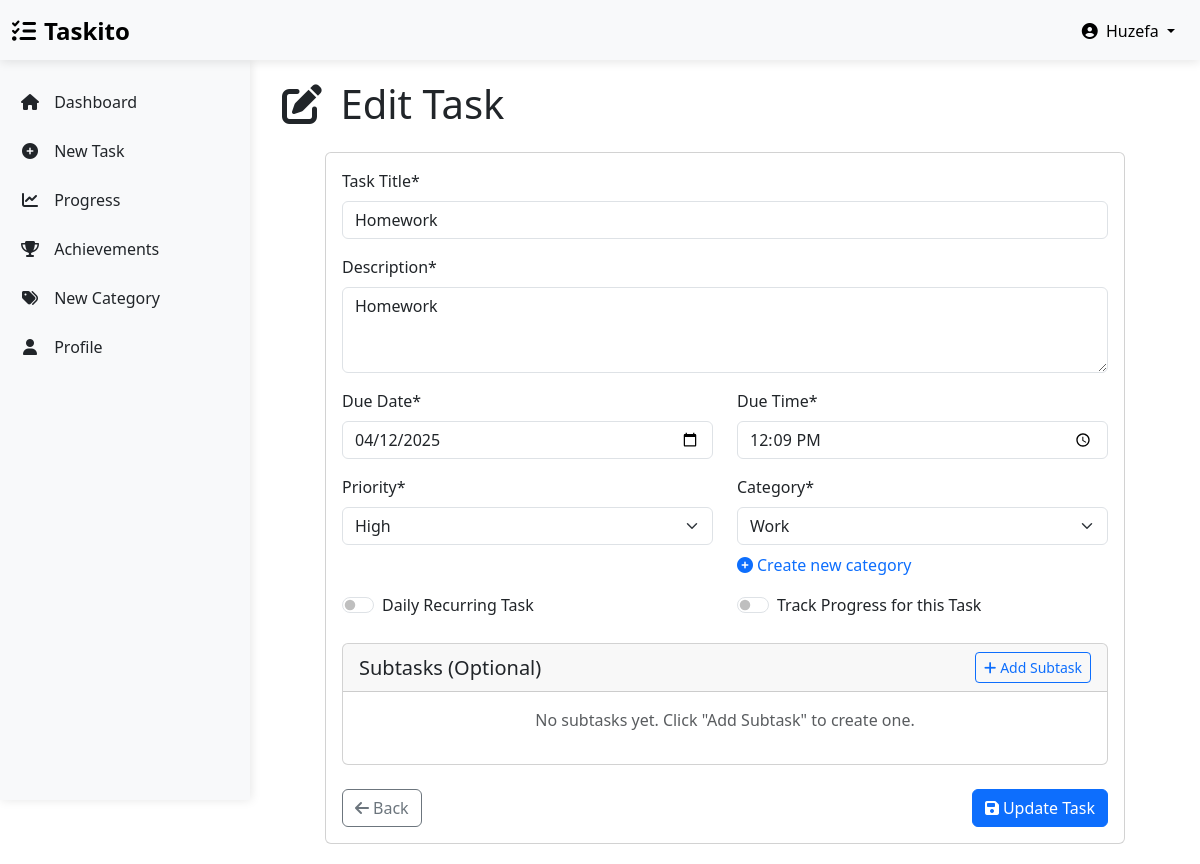
/task/10/edit (signed in), run on the app's committed database.
### models.py (models this page shows, shortened)
class User(UserMixin, db.Model):
    id = db.Column(db.Integer, primary_key=True)
    username = db.Column(db.String(64), index=True, nullable=False)
    email = db.Column(db.String(120), index=True, unique=True, nullable=False)
    password_hash = db.Column(db.String(256), nullable=False)
    joined_at = db.Column(db.DateTime, default=datetime.utcnow)
    tasks = db.relationship('Task', backref='user', lazy='dynamic', cascade='all, delete-orphan')
    categories = db.relationship('Category', backref='user', lazy='dynamic', cascade='all, delete-orphan')
    achievements = db.relationship('Achievement', backref='user', lazy='dynamic', cascade='all, delete-orphan')

class Task(db.Model):
    id = db.Column(db.Integer, primary_key=True)
    title = db.Column(db.String(100), nullable=False)
    description = db.Column(db.Text, nullable=False)
    due_date = db.Column(db.Date, nullable=False)
    due_time = db.Column(db.Time, nullable=False)
    created_at = db.Column(db.DateTime, default=datetime.utcnow)
    last_updated = db.Column(db.DateTime, default=datetime.utcnow, onupdate=datetime.utcnow)
    priority = db.Column(db.Integer, nullable=False)
    status = db.Column(db.Integer, default=0)
    progress = db.Column(db.Integer, default=0)
    track_progress = db.Column(db.Boolean, default=False)
    is_recurring = db.Column(db.Boolean, default=False)
    is_completed = db.Column(db.Boolean, default=False)
    completed_at = db.Column(db.DateTime, nullable=True)
    user_id = db.Column(db.Integer, db.ForeignKey('user.id'), nullable=False)
    category_id = db.Column(db.Integer, db.ForeignKey('category.id'), nullable=False)
    subtasks = db.relationship('SubTask', backref='task', lazy='dynamic', cascade='all, delete-orphan')

### routes.py (the view, shortened to what this page needs)
@app.route('/task/<int:task_id>/edit', methods=['GET', 'POST'])
@login_required
def edit_task(task_id):
    task = Task.query.filter_by(id=task_id, user_id=current_user.id).first_or_404()
    form = TaskForm(obj=task)
    form.category_id.choices = [
        (c.id, c.name) for c in Category.query.filter_by(user_id=current_user.id).all()
    ]
    if request.method == 'GET':
        while len(form.subtasks) > 0:
            form.subtasks.pop_entry()
        for subtask in task.subtasks:
            form.subtasks.append_entry({
                'title': subtask.title,
                'is_completed': subtask.is_completed
            })
    return render_template('task_form.html', title='Edit Task', form=form, task=task)

### forms.py
class TaskForm(FlaskForm):
    title = StringField('Task Title', validators=[DataRequired(), Length(max=100)])
    description = TextAreaField('Description', validators=[DataRequired()])
    due_date = DateField('Due Date', validators=[DataRequired()])
    due_time = TimeField('Due Time', validators=[DataRequired()])
    priority = SelectField('Priority', choices=[
        (3, 'High'),
        (2, 'Medium'),
        (1, 'Low')
    ], coerce=int, validators=[DataRequired()])
    category_id = SelectField('Category', coerce=int, validators=[DataRequired()])
    is_recurring = BooleanField('Daily Recurring Task')
    track_progress = BooleanField('Track Progress for this Task')
    subtasks = FieldList(FormField(SubTaskForm), min_entries=0)
    add_subtask = SubmitField('Add Subtask')
    submit = SubmitField('Save Task')

### app.py (called while the page is built)
    @login_manager.user_loader
    def load_user(user_id):
        return User.query.get(int(user_id))

### templates/task_form.html (shortened to what this page needs)
{% extends "base.html" %}
{% block content %}
<div class="container-fluid">
    <h1 class="mb-4">
        <i class="fas fa-{% if task %}edit{% else %}plus-circle{% endif %} me-2"></i>
        {% if task %}Edit Task{% else %}New Task{% endif %}
    </h1>
    <div class="card form-container">
        <div class="card-body">
            <form method="post" action="{% if task %}{{ url_for('edit_task', task_id=task.id) }}{% else %}{{ url_for('new_task') }}{% endif %}">
                <div class="mb-3">
                    <label for="{{ form.title.id }}" class="form-label">Task Title*</label>
                    {{ form.title(class="form-control", placeholder="Enter task title") }}
                </div>
                <div class="mb-3">
                    <label for="{{ form.description.id }}" class="form-label">Description*</label>
                    {{ form.description(class="form-control", rows=3, placeholder="Enter task description") }}
                </div>
                <div class="row">
                    <div class="col-md-6 mb-3">
                        <label for="{{ form.due_date.id }}" class="form-label">Due Date*</label>
                        {{ form.due_date(class="form-control", type="date") }}
                    </div>
                    <div class="col-md-6 mb-3">
                        <label for="{{ form.due_time.id }}" class="form-label">Due Time*</label>
                        {{ form.due_time(class="form-control", type="time") }}
                    </div>
                </div>
                <div class="row">
                    <div class="col-md-6 mb-3">
                        <label for="{{ form.priority.id }}" class="form-label">Priority*</label>
                        {{ form.priority(class="form-select") }}
                    </div>
                    <div class="col-md-6 mb-3">
                        <label for="{{ form.category_id.id }}" class="form-label">Category*</label>
                        {{ form.category_id(class="form-select") }}
                        <div class="mt-2">
                            <a href="{{ url_for('new_category') }}" class="text-decoration-none">
                                <i class="fas fa-plus-circle me-1"></i>Create new category
                            </a>
                        </div>
                    </div>
                </div>
                <div class="row mb-4">
                    <div class="col-md-6">
                        <div class="form-check form-switch">
                            {{ form.is_recurring(class="form-check-input") }}
                            <label class="form-check-label" for="{{ form.is_recurring.id }}">Daily Recurring Task</label>
                        </div>
                    </div>
                    <div class="col-md-6">
                        <div class="form-check form-switch">
                            {{ form.track_progress(class="form-check-input") }}
                            <label class="form-check-label" for="{{ form.track_progress.id }}">Track Progress for this Task</label>
                        </div>
                    </div>
                </div>
                <div class="card mb-4">
                    <div class="card-header d-flex justify-content-between align-items-center">
                        <h5 class="mb-0">Subtasks (Optional)</h5>
                        <button type="button" id="add-subtask-btn" class="btn btn-sm btn-outline-primary">
                            <i class="fas fa-plus me-1"></i>Add Subtask
                        </button>
                    </div>
                    <div class="card-body">
                        <div id="subtasks-container">
                            {% if form.subtasks|length == 0 %}
                            <p class="text-muted text-center">No subtasks yet. Click "Add Subtask" to create one.</p>
                            {% endif %}
                        </div>
                    </div>
                </div>
                <div class="d-flex justify-content-between">
                    <a href="{{ url_for('dashboard') }}" class="btn btn-outline-secondary">
                        <i class="fas fa-arrow-left me-1"></i>Back
                    </a>
                    <button type="submit" class="btn btn-primary">
                        <i class="fas fa-save me-1"></i>{% if task %}Update{% else %}Create{% endif %} Task
                    </button>
                </div>
            </form>
        </div>
    </div>
</div>
{% endblock %}

### templates/base.html (shortened to what this page needs)
<!DOCTYPE html>
<html lang="en" data-bs-theme="light">
<head>
    <link rel="stylesheet" href="https://cdn.jsdelivr.net/npm/bootstrap@5.3.0/dist/css/bootstrap.min.css">
    <link rel="stylesheet" href="https://cdnjs.cloudflare.com/ajax/libs/font-awesome/6.4.0/css/all.min.css">
    <link rel="stylesheet" href="{{ url_for('static', filename='css/custom.css') }}">
    <link rel="stylesheet" href="{{ url_for('static', filename='css/mobile.css') }}">
</head>
<body>
    {% if current_user.is_authenticated %}
    <header class="app-header navbar navbar-light bg-light">
        <div class="container-fluid">
            <a class="navbar-brand app-logo" href="{{ url_for('dashboard') }}">
                <i class="fas fa-tasks me-2"></i>Taskito
            </a>
            <div class="d-flex">
                <div class="dropdown">
                    <button class="btn btn-light dropdown-toggle" type="button" id="userMenu"
                            data-bs-toggle="dropdown" aria-expanded="false">
                        <i class="fas fa-user-circle me-1"></i>
                        {{ current_user.username }}
                    </button>
                </div>
            </div>
        </div>
    </header>
    <div class="main-container">
        <aside id="sidebar" class="sidebar bg-light">
            <ul class="nav flex-column text-dark">
                <li class="nav-item">
                    <a class="nav-link {% if request.endpoint == 'dashboard' %}active{% endif %}"
                       href="{{ url_for('dashboard') }}">
                        <i class="fas fa-home"></i> Dashboard
                    </a>
                </li>
                <li class="nav-item">
                    <a class="nav-link {% if request.endpoint == 'new_task' %}active{% endif %}"
                       href="{{ url_for('new_task') }}">
                        <i class="fas fa-plus-circle"></i> New Task
                    </a>
                </li>
                <li class="nav-item">
                    <a class="nav-link {% if request.endpoint == 'progress' %}active{% endif %}"
                       href="{{ url_for('progress') }}">
                        <i class="fas fa-chart-line"></i> Progress
                    </a>
                </li>
                <li class="nav-item">
                    <a class="nav-link {% if request.endpoint == 'achievements' %}active{% endif %}"
                       href="{{ url_for('achievements') }}">
                        <i class="fas fa-trophy"></i> Achievements
                    </a>
                </li>
                <li class="nav-item">
                    <a class="nav-link {% if request.endpoint == 'new_category' %}active{% endif %}"
                       href="{{ url_for('new_category') }}">
                        <i class="fas fa-tags"></i> New Category
                    </a>
                </li>
                <li class="nav-item">
                    <a class="nav-link {% if request.endpoint == 'profile' %}active{% endif %}"
                       href="{{ url_for('profile') }}">
                        <i class="fas fa-user"></i> Profile
                    </a>
                </li>
            </ul>
        </aside>
        <main class="content-area" style="margin-left: var(--sidebar-width);">
            {% block content %}{% endblock %}
        </main>
    </div>
    {% endif %}
</body>
</html>

### static/css/custom.css (style rules this page uses)
:root { --sidebar-width: 250px; --header-height: 60px; }
body { min-height: 100vh; display: flex; flex-direction: column; }
.main-container { display: flex; flex: 1; }
.content-area { flex: 1; padding: 20px; transition: margin-left 0.3s; }
.sidebar { width: var(--sidebar-width); position: fixed; height: calc(100vh - var(--header-height)); top: var(--header-height); left: 0; z-index: 100; padding: 20px 0; box-shadow: 1px 0 10px rgba(0, 0, 0, 0.1); transition: all 0.3s; overflow-y: auto; }
.sidebar .nav-link { padding: 10px 20px; color: var(--bs-dark); border-radius: 0; margin-bottom: 5px; }
.sidebar .nav-link i { margin-right: 10px; width: 20px; text-align: center; }
.app-header { height: var(--header-height); box-shadow: 0 2px 10px rgba(0, 0, 0, 0.1); z-index: 1000; }
.app-logo { font-size: 1.5rem; font-weight: bold; }
.form-container { max-width: 800px; margin: 0 auto; }

### data on the page
User: username "Huzefa"
Task: title "Homework", description "Homework", due_date "04/12/2025", due_time "12:09", priority "High", category_id "Work"
